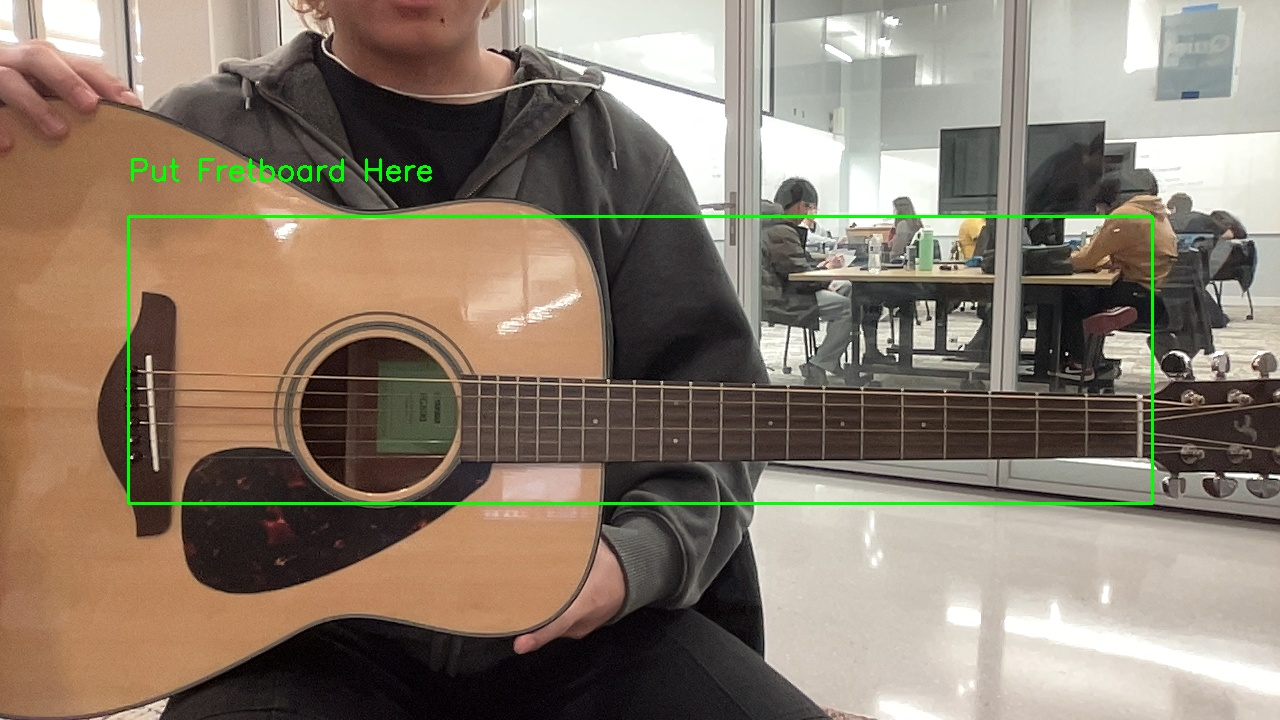
#> input picture reference_neck.jpg, 1280 x 720 px, found by its file name
$ python debug_reference_grid.py
#> lines starting #> are read from the running program, lines starting #| are printed output that depends on the picture; after the words box and inside, x2 and y2 are one past the last pixel; in counts of white or black regions, pixels touching at a corner belong together
import cv2
import json
import os
import numpy as np

def debug_reference_grid():
    ref_img_path = "Backend/reference_neck.jpg"
    if not os.path.exists(ref_img_path):
        ref_img_path = "reference_neck.jpg"

    grid_path = "Backend/reference_grid.json"
    if not os.path.exists(grid_path):
        grid_path = "reference_grid.json"

    img = cv2.imread(ref_img_path)
#> img is the input picture: shape (720, 1280, 3); mean B, G, R 108.8, 124.4, 137.9
    if img is None:
        print("❌ No reference image found.")
        return

    with open(grid_path, 'r') as f:
#> (reads reference_grid.json from the repository)
        grid_data = json.load(f)

    vis = img.copy()
    h, w = img.shape[:2]
#> h = 720; w = 1280

    # Draw Strings
    for name, pts in grid_data["strings"].items():
        p1 = tuple(map(int, pts[0]))
        p2 = tuple(map(int, pts[1]))
        cv2.line(vis, p1, p2, (0, 255, 255), 3)
        cv2.putText(vis, f"S{name}", (p1[0]+20, p1[1]-10), cv2.FONT_HERSHEY_SIMPLEX, 1.5, (0, 255, 255), 3)

    # Draw Frets
    for i, pts in enumerate(grid_data["fret_lines"]):
        p1 = tuple(map(int, pts[0]))
        p2 = tuple(map(int, pts[1]))
        cv2.line(vis, p1, p2, (255, 0, 255), 3)
        if i % 3 == 0: # Label every 3rd fret to avoid clutter
            cv2.putText(vis, str(i), (p1[0], 100), cv2.FONT_HERSHEY_SIMPLEX, 1.5, (255, 0, 255), 3)
#> this loop made 21 passes
#> (p1, p2) on passes 1 to 12: ((3343, 0), (3343, 3096)), ((3122, 0), (3122, 3096)), ((2915, 0), (2915, 3096)), ((2719, 0), (2719, 3096)), ((2534, 0), (2534, 3096)), ((2359, 0), (2359, 3096)), ((2194, 0), (2194, 3096)), ((2038, 0), (2038, 3096)), ((1892, 0), (1892, 3096)), ((1753, 0), (1753, 3096)), ((1622, 0), (1622, 3096)), ((1499, 0), (1499, 3096))
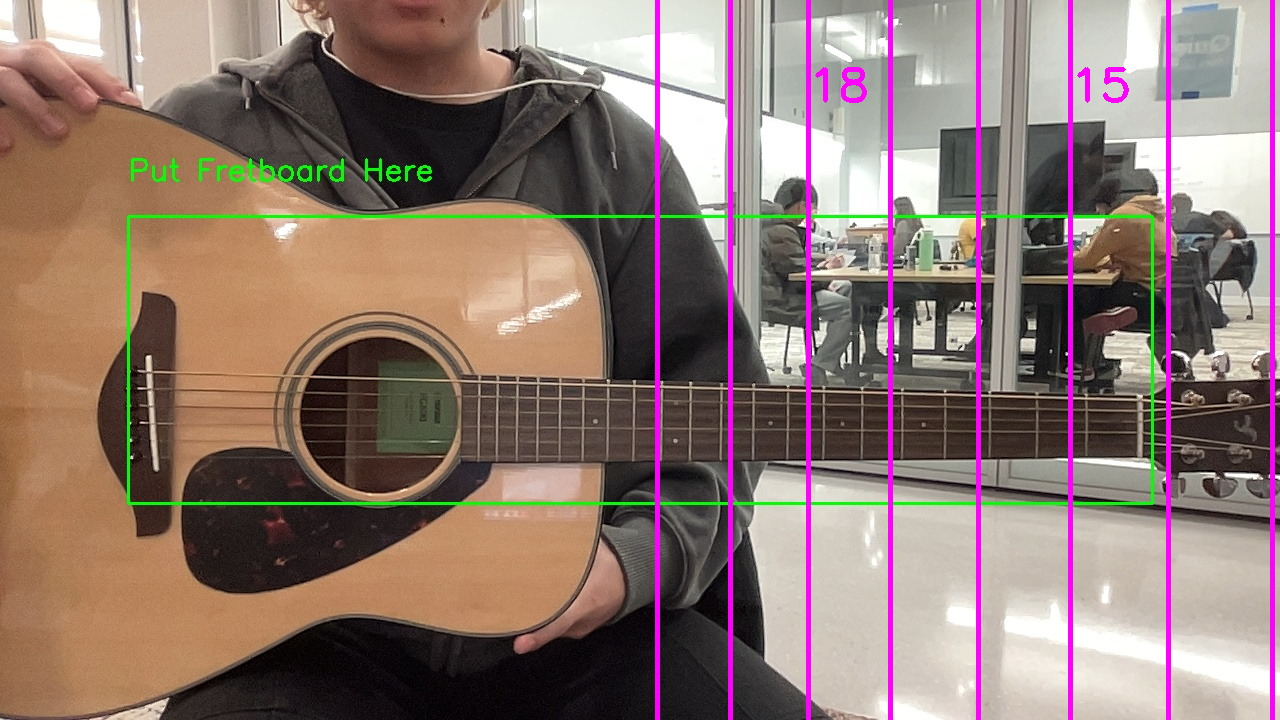
#> vis: shape (720, 1280, 3); 3.27% of pixels changed, all inside (x1, y1, x2, y2) = (655, 0, 1275, 720)

    out_path = "Backend/reference_grid_CHECK.jpg"
    if not os.path.exists("Backend"):
        out_path = "reference_grid_CHECK.jpg"

    cv2.imwrite(out_path, vis)
    print(f"🖼 保存了基准网格检查图: {out_path}")
    print("请打开这张图，检查网格是否对齐了琴颈。")

if __name__ == "__main__":
    debug_reference_grid()
